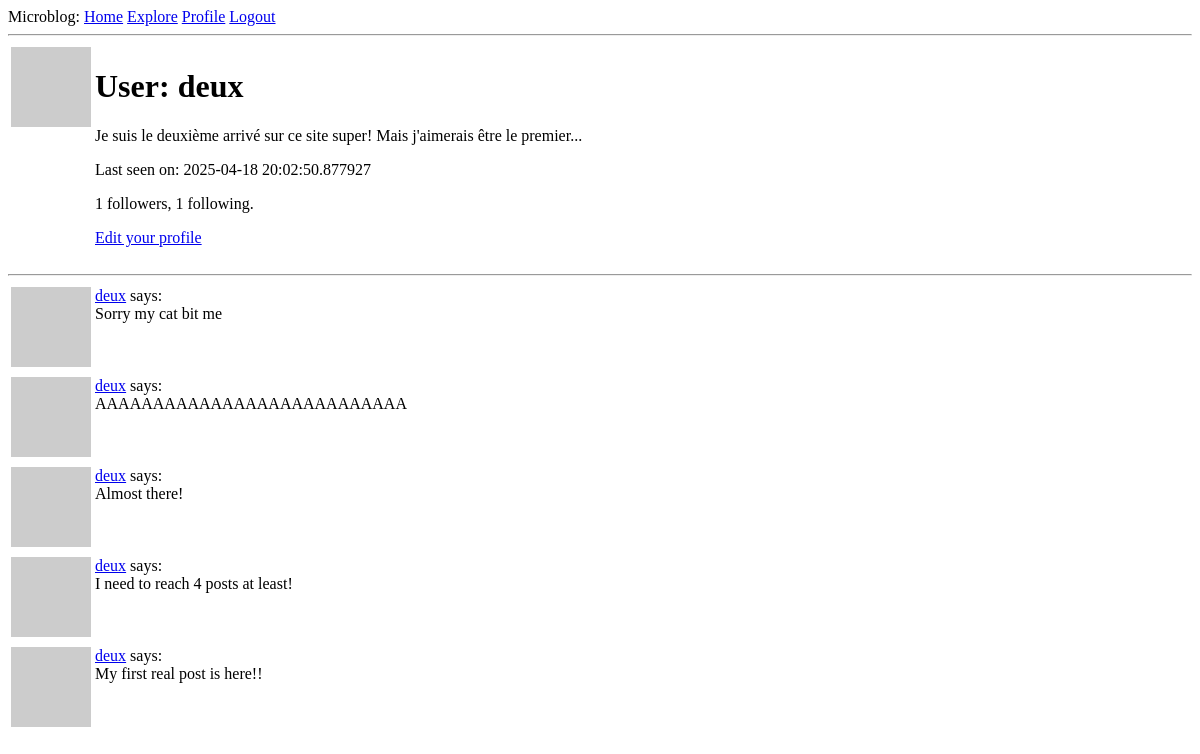
The page /user/deux (signed in) on the database as committed earlier.
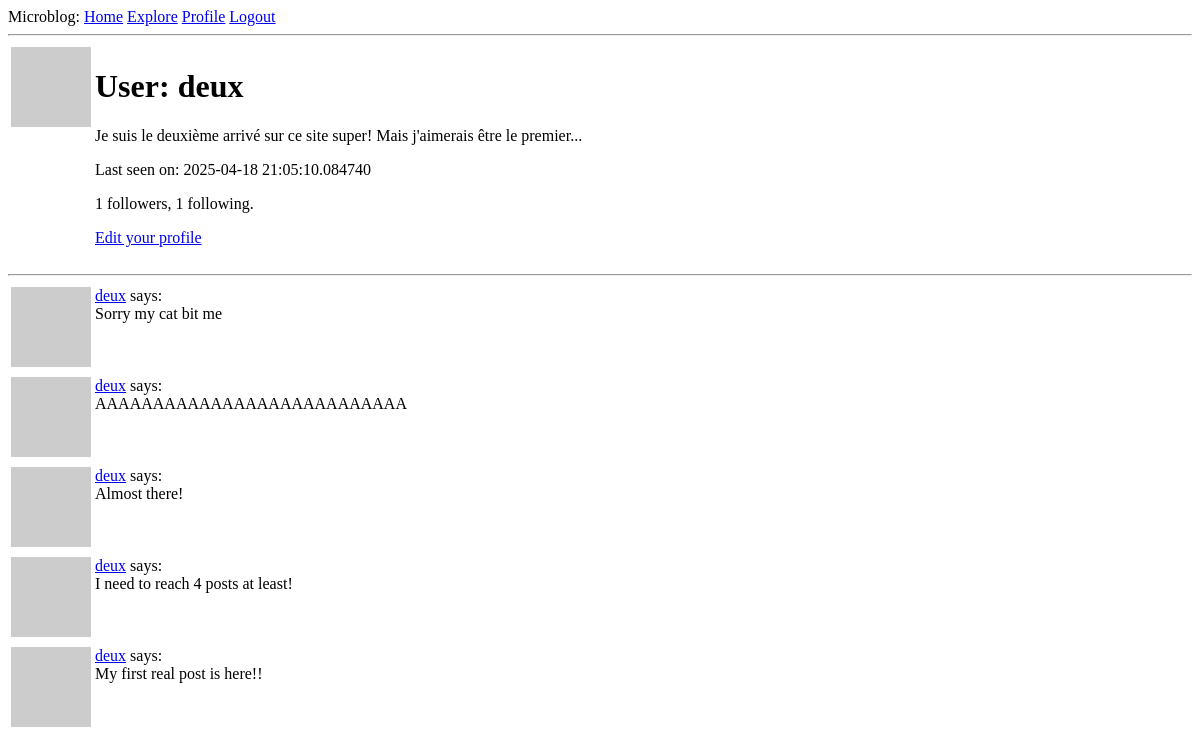
The same page on the database as committed later.
### app/models.py (models this page shows, shortened)
class User(UserMixin, db.Model):
    id: so.Mapped[int] = so.mapped_column(primary_key=True)
    username: so.Mapped[str] = so.mapped_column(sa.String(64), index=True, unique=True)
    email: so.Mapped[str] = so.mapped_column(sa.String(120), index=True, unique=True)
    password_hash: so.Mapped[Optional[str]] = so.mapped_column(sa.String(256))
    posts: so.WriteOnlyMapped["Post"] = so.relationship(back_populates="author")
    about_me: so.Mapped[Optional[str]] = so.mapped_column(sa.String(140))
    last_seen: so.Mapped[Optional[datetime]] = so.mapped_column(
        default=lambda: datetime.now(timezone.utc)
    )
    following: so.WriteOnlyMapped["User"] = so.relationship(
        secondary=followers,
        primaryjoin=(followers.c.follower_id == id),
        secondaryjoin=(followers.c.followed_id == id),
        back_populates="followers",
    )
    followers: so.WriteOnlyMapped["User"] = so.relationship(
        secondary=followers,
        primaryjoin=(followers.c.followed_id == id),
        secondaryjoin=(followers.c.follower_id == id),
        back_populates="following",
    )
    def avatar(self, size):
        digest = md5(self.email.lower().encode("utf-8")).hexdigest()
        return f"https://www.gravatar.com/avatar/{digest}?d=identicon&s={size}"
    def followers_count(self):
        query = sa.select(sa.func.count()).select_from(
            self.followers.select().subquery()
        )
        return db.session.scalar(query)
    def following_count(self):
        query = sa.select(sa.func.count()).select_from(
            self.following.select().subquery()
        )
        return db.session.scalar(query)

class Post(db.Model):
    id: so.Mapped[int] = so.mapped_column(primary_key=True)
    body: so.Mapped[str] = so.mapped_column(sa.String(140))
    timestamp: so.Mapped[datetime] = so.mapped_column(
        index=True, default=lambda: datetime.now(timezone.utc)
    )
    user_id: so.Mapped[int] = so.mapped_column(sa.ForeignKey(User.id), index=True)
    author: so.Mapped[User] = so.relationship(back_populates="posts")

### app/routes.py (the view)
@app.route("/user/<username>")
@login_required
def user(username):
    user = db.first_or_404(sa.select(User).where(User.username == username))
    page = request.args.get(key="page", default=1, type=int)
    query = user.posts.select().order_by(Post.timestamp.desc())
    posts = db.paginate(
        query, page=page, per_page=app.config["POSTS_PER_PAGE"], error_out=False
    )
    prev_url = (
        url_for("user", username=username, page=posts.prev_num)
        if posts.has_prev
        else None
    )
    next_url = (
        url_for("user", username=username, page=posts.next_num)
        if posts.has_next
        else None
    )
    form = EmptyForm()
    return render_template(
        "user.html",
        user=user,
        posts=posts,
        form=form,
        prev_url=prev_url,
        next_url=next_url,
    )

### app/models.py (called while the page is built)
@login.user_loader
def load_user(id):
    return db.session.get(User, int(id))

### app/routes.py (called while the page is built)
@app.before_request
def before_request():
    if current_user.is_authenticated:
        current_user.last_seen = datetime.now(timezone.utc)
        db.session.commit()

### app/templates/user.html (shortened to what this page needs)
{% extends 'base.html' %}
{% block content %}
<table>
  <tr valign="top">
    <td><img src="{{ user.avatar(128) }}"></td>
    <td>
      <h1>User: {{ user.username }}</h1>
      {% if user.about_me %}<p>{{ user.about_me }}</p>{% endif %}
      {% if user.last_seen %}<p>Last seen on: {{ user.last_seen }}</p>{% endif %}
      <p>{{ user.followers_count() }} followers, {{ user.following_count() }} following.</p>
      {% if user==current_user %}
      <p><a href="{{ url_for('edit_profile') }}">Edit your profile</a></p>
      {% endif %}
    </td>
  </tr>
</table>
<hr>
{% for post in posts %}
{% include '_post.html' %}
{% endfor %}
{% endblock %}

### app/templates/base.html (shortened to what this page needs)
<!doctype html>
<html>
<head>
</head>
<body>
    <div>Microblog:
        <a href="{{ url_for('index') }}">Home</a>
        <a href="{{ url_for('explore') }}">Explore</a>
        {% if current_user.is_anonymous %}
        <a href="{{ url_for('login') }}">Login</a>
        {% else %}
        <a href="{{ url_for('user', username=current_user.username) }}">Profile</a>
        <a href="{{ url_for('logout') }}">Logout</a>
        {% endif %}
    </div>
    <hr>
    {% block content %}{% endblock %}
</body>
</html>

### app/templates/_post.html
<table>
    <tr valign="top">
        <td><img src="{{ post.author.avatar(36) }}"></td>
        <td><a href="{{ url_for('user', username=post.author.username) }}">{{ post.author.username }}</a> says:<br>
            {{ post.body }}</td>
    </tr>
</table>

Rows that differ between the two databases and show on the page:
changed User "deux": last_seen "2025-04-18 20:02:50.877927" → "2025-04-18 21:05:10.084740"
